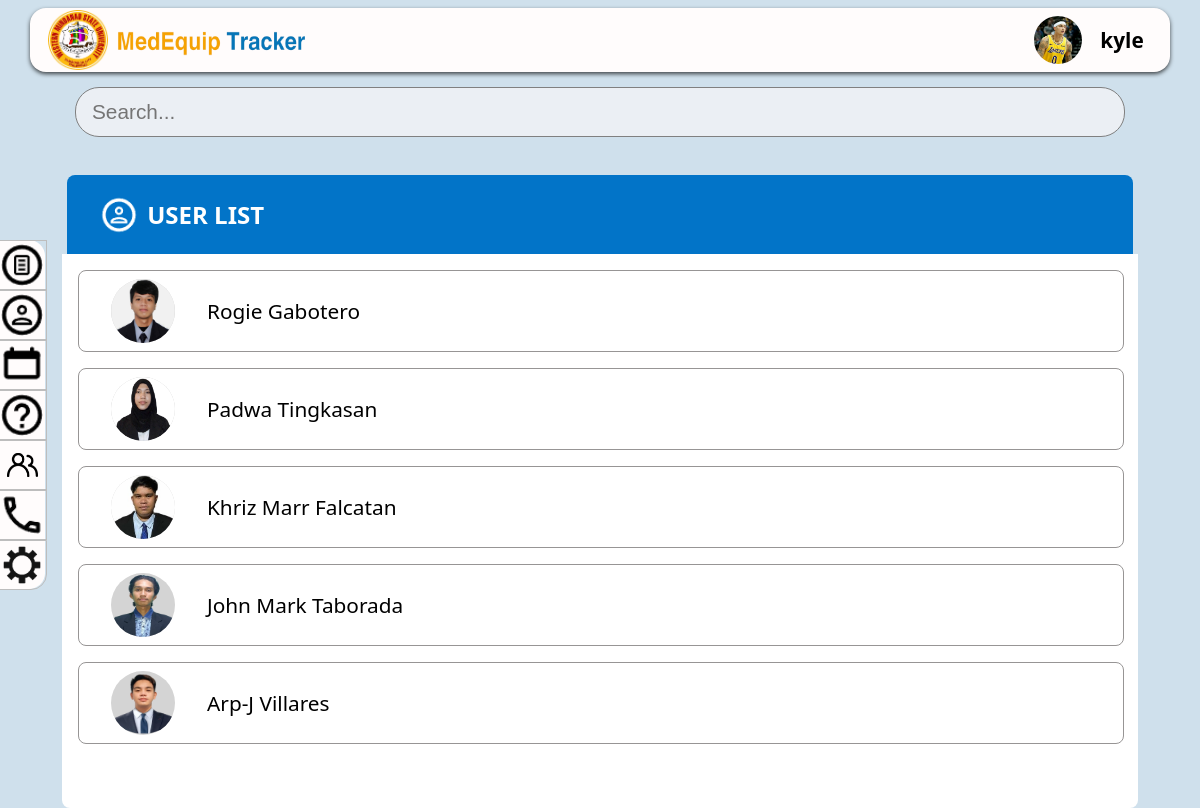
/user panel/userAccount.php?id=1 (signed in), run on the app's committed database.
### tables this page shows
CREATE TABLE `users` (
  `id` int(11) NOT NULL,
  `fullname` varchar(255) NOT NULL,
  `email` varchar(255) NOT NULL,
  `password` varchar(255) NOT NULL,
  `role` enum('admin','user','anonymous') NOT NULL DEFAULT 'anonymous',
  `contact` varchar(15) DEFAULT NULL,
  `department` varchar(255) DEFAULT NULL,
  `profile_img` varchar(255) DEFAULT NULL,
  `username` varchar(255) DEFAULT NULL,
  `gender` varchar(10) DEFAULT NULL,
  `address` varchar(100) DEFAULT NULL
);

### functions/header.php (called while the page is built)
<?php
include_once "../dbConfig/dbconnect.php";
$userID = isset($_GET['id']) ? $_GET['id'] : null;
function getUserInfo($conn, $userID) {
    $sql = "SELECT * FROM users WHERE id = '$userID'";
    $result = $conn->query($sql);
    if ($result && $result->num_rows > 0) {
        return $result->fetch_assoc();
    } else {
        return null;
    }
}
$userInfo = getUserInfo($conn, $userID);
?>

### user panel/userAccount.php (the view, shortened to what this page needs)
<?php
include_once '../dbConfig/dbconnect.php';
include_once '../functions/header.php';
$sql = "SELECT * FROM users WHERE role = 'user'";
$result = $conn->query($sql);
if ($result->num_rows > 0) {
    $users = array();
    while ($row = $result->fetch_assoc()) {
        $users[] = $row;
    }
} else {
    $users = array();
}
?>
<!DOCTYPE html>
<html lang="en">
<head>
    <link rel="stylesheet" href="../assets/css/index.css">
    <link rel="stylesheet" href="../assets/css/userAccount.css">
</head>
<body id="body">
    <div class="container1">
        <div class="headerContainer">
            <div class="subHeaderContainer">
                <div class="imageContainer">
                    <div class="subImageContainer">
                        <img class="image" src="../assets/img/medLogo.png" alt="">
                    </div>
                    <div class="nameContainer">
                        <img src="../assets/img/system-name.png" alt="">
                    </div>
                </div>
                <div class="profileContainer">
                <div class="subProfileContainer">
                        <?php
                            if (!empty($userInfo['profile_img'])) {
                                echo '<img class="headerImg" src="../uploads/' . $userInfo['profile_img'] . '" alt="Profile Image">';
                            } else {
                                echo '<img class="headerImg" src="../assets/img/person-circle.png" alt="Mountain Placeholder">';
                            }
                        ?>
                        </div>
                        <div class="subProfileContainer">
                        <p class="userName"><?php echo $userInfo['username'] ?? ''; ?></p>
                    </div>
                </div>
            </div>
            <?php include('sidebar.php'); ?>
        </div>
        <div class="container">
           <div class="searchBarContainer">
                <input class="searchBar" placeholder="Search..." type="text">
           </div>
           <div class="topContainer" id="topContainer">
                <img class="top-img" src="../assets/img/person-circle.png" alt="" >
                <h2>USER LIST</h2>
            </div>
           <div class="userContainer" id="userContainer" style="height: 33rem;">
               <?php foreach ($users as $user): ?>
                    <div class="subUserContainer"  onclick="toggleSidebarAndProfile(this)" data-userid="<?php echo $user['id']; ?>">
                        <div class="imageContainer2">
                            <div class="subImageContainer2">
                                <?php if (!empty($user['profile_img'])): ?>
                                    <img class="profile_img" src="../uploads/<?php echo $user['profile_img']; ?>" alt="">
                                <?php else: ?>
                                    <img class="profile_img" src="../assets/img/pp_placeholder.png" alt="Placeholder">
                                <?php endif; ?>
                            </div>
                        </div>
                        <div class="nameContainer1">
                            <p><?php echo $user['fullname']; ?></p>
                        </div>
                    </div>
                <?php endforeach; ?>
            </div>
        </div>
</body>
</html>

### assets/css/index.css (style rules this page uses)
* { margin: 0; padding: 0; }
body { background: rgb(207, 224, 236); font-family: system-ui, -apple-system; }
.headerContainer { height: 5rem; width: 100%; display: flex; justify-content: center; align-items: center; }
.subHeaderContainer { height: 4rem; width: 93%; border-radius: 1rem; backdrop-filter: blur(1rem); background-color: rgb(255,252,252); display: flex; flex-direction: row; justify-content: space-between; box-shadow: 0 2px 4px rgba(0, 0, 0, 0.7); }
.imageContainer { height: 100%; width: 12rem; display: flex; flex-direction: row; }
.subImageContainer { height: 100%; width: 3rem; margin-left: 1rem; display: flex; justify-content: center; align-items: center; }
.nameContainer { margin-left: 0.3rem; }
.nameContainer img { width: 14rem; height: 2.5rem; display: none; }
.profileContainer { height: 100%; width: 12rem; display: flex; flex-direction: row; justify-content: right; cursor: pointer; }
.subProfileContainer { height: 100%; width: 4rem; display: flex; justify-content: center; align-items: center; }
.headerImg { border-radius: 5rem; width: 3rem; height: 3rem; }
.profileContainer p { font-size: 1.3rem; }
.image { height: 3.7rem; }
.adminName, .userName { display: none; }
.container { height: 91vh; display: flex; flex-direction: column; align-items: center; }
.searchBarContainer { height: 4rem; width: 100%; display: flex; justify-content: center; align-items: center; }
.searchBar { height: 3rem; width: 86%; border-radius: 1.5rem; border: solid gray 1px; padding-left: 1rem; font-size: 1.3rem; background-color: rgba(255, 250, 250, 0.582); }
@media only screen and (min-width: 1025px) and (max-width: 1440px) { .subHeaderContainer { width: 95%; display: flex; justify-content: space-between; } }
@media only screen and (min-width: 1025px) and (max-width: 1440px) { .adminName, .userName { display: block; } }
@media only screen and (min-width: 1025px) and (max-width: 1440px) { .nameContainer img { justify-content: center; align-items: center; width: 12rem; font-size: 1.3rem; display: block; } }
@media only screen and (min-width: 1025px) and (max-width: 1440px) { .nameContainer { display: block; margin-top: 0.9rem; } }
@media only screen and (min-width: 1025px) and (max-width: 1440px) { .adminName, .userName { font-weight: bold; font-size: 1.5rem; } }
@media only screen and (min-width: 1025px) and (max-width: 1440px) { .profileContainer { padding-right: 1rem; } }
@media only screen and (min-width: 1025px) and (max-width: 1440px) { .imageContainer { width: 18rem; } }
@media only screen and (min-width: 1025px) and (max-width: 1440px) { .subImageContainer { width: 4rem; } }

### assets/css/userAccount.css (style rules this page uses)
.topContainer { display: flex; align-items: center; justify-content: space-between; height: 5rem; width: 88.8%; background-color: rgb(2, 116, 200); border-radius: 0.5rem 0.5rem 0 0; margin-top: 2rem; }
.topContainer h2 { margin-right: auto; color: #fff; }
.topContainer img { width: 2.5rem; height: 2.5rem; margin-left: 2rem; filter: invert(100%); }
.userContainer { height: 33rem; width: 87%; padding: 0.5rem; background-color: #fff; overflow-y: auto; overflow-x: hidden; justify-content: space-around; position: relative; padding: 1rem; flex-direction: column; border-radius: 0 0 0.5rem 0.5rem; }
h2 { font-size: 1.5rem; padding: 0.5rem; color: #979595; }
.subUserContainer { height: 5rem; width: 100%; border-radius: 0.5rem; display: flex; flex-direction: row; overflow: auto; cursor: pointer; margin-bottom: 1rem; border: #979595 solid 1px; }
.imageContainer2 { height: 100%; width: 8rem; display: flex; justify-content: center; align-items: center; }
.subImageContainer2 { height: 4rem; width: 4rem; border-radius: 5rem; background-color: rgb(212, 212, 212); }
.nameContainer1 { height: 100%; width: 64.1%; display: flex; align-items: center; font-size: 1.3rem; }
.profile_img { height: 100%; width: 100%; border-radius: 5rem; }

### data on the page
users: profile_img (picture), username "kyle"
users: profile_img (picture), fullname "Rogie Gabotero"
users: profile_img (picture), fullname "Padwa Tingkasan"
users: profile_img (picture), fullname "Khriz Marr Falcatan"
users: profile_img (picture), fullname "John Mark Taborada"
users: profile_img (picture), fullname "Arp-J Villares"
